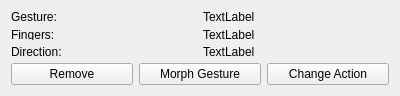
<?xml version="1.0" encoding="UTF-8"?>
<ui version="4.0">
 <class>button</class>
 <widget class="QWidget" name="button">
  <property name="geometry">
   <rect>
    <x>0</x>
    <y>0</y>
    <width>400</width>
    <height>96</height>
   </rect>
  </property>
  <property name="sizePolicy">
   <sizepolicy hsizetype="Fixed" vsizetype="Fixed">
    <horstretch>0</horstretch>
    <verstretch>0</verstretch>
   </sizepolicy>
  </property>
  <property name="minimumSize">
   <size>
    <width>400</width>
    <height>80</height>
   </size>
  </property>
  <property name="windowTitle">
   <string>Form</string>
  </property>
  <layout class="QGridLayout" name="gridLayout">
   <item row="0" column="0">
    <layout class="QHBoxLayout" name="horizontalLayout">
     <item>
      <layout class="QGridLayout" name="gridLayout_4">
       <item row="2" column="0">
        <widget class="QLabel" name="label_3">
         <property name="text">
          <string>Fingers:</string>
         </property>
        </widget>
       </item>
       <item row="4" column="1">
        <widget class="QLabel" name="ld">
         <property name="sizePolicy">
          <sizepolicy hsizetype="Preferred" vsizetype="Preferred">
           <horstretch>0</horstretch>
           <verstretch>0</verstretch>
          </sizepolicy>
         </property>
         <property name="text">
          <string>TextLabel</string>
         </property>
        </widget>
       </item>
       <item row="4" column="0">
        <widget class="QLabel" name="label_5">
         <property name="text">
          <string>Direction:</string>
         </property>
        </widget>
       </item>
       <item row="2" column="1">
        <widget class="QLabel" name="lf">
         <property name="sizePolicy">
          <sizepolicy hsizetype="Preferred" vsizetype="Preferred">
           <horstretch>0</horstretch>
           <verstretch>0</verstretch>
          </sizepolicy>
         </property>
         <property name="text">
          <string>TextLabel</string>
         </property>
        </widget>
       </item>
       <item row="0" column="1">
        <widget class="QLabel" name="lg">
         <property name="sizePolicy">
          <sizepolicy hsizetype="Preferred" vsizetype="Preferred">
           <horstretch>0</horstretch>
           <verstretch>0</verstretch>
          </sizepolicy>
         </property>
         <property name="text">
          <string>TextLabel</string>
         </property>
        </widget>
       </item>
       <item row="0" column="0">
        <widget class="QLabel" name="label">
         <property name="text">
          <string>Gesture:</string>
         </property>
        </widget>
       </item>
      </layout>
     </item>
     <item>
      <layout class="QGridLayout" name="optionLayout"/>
     </item>
    </layout>
   </item>
   <item row="1" column="0">
    <layout class="QHBoxLayout" name="horizontalLayout_2">
     <item>
      <widget class="QPushButton" name="pushButton">
       <property name="text">
        <string>Remove</string>
       </property>
      </widget>
     </item>
     <item>
      <widget class="QPushButton" name="pushButton_3">
       <property name="sizePolicy">
        <sizepolicy hsizetype="Minimum" vsizetype="Fixed">
         <horstretch>0</horstretch>
         <verstretch>0</verstretch>
        </sizepolicy>
       </property>
       <property name="toolTip">
        <string>Change gesture keeping the same action.</string>
       </property>
       <property name="accessibleName">
        <string/>
       </property>
       <property name="text">
        <string>Morph Gesture</string>
       </property>
      </widget>
     </item>
     <item>
      <widget class="QPushButton" name="pushButton_2">
       <property name="text">
        <string>Change Action</string>
       </property>
      </widget>
     </item>
    </layout>
   </item>
  </layout>
 </widget>
 <resources/>
 <connections/>
</ui>
